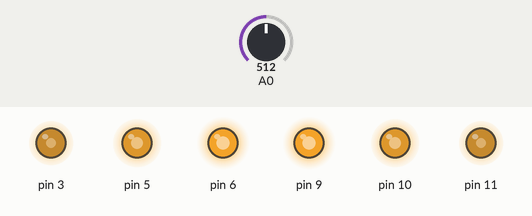
Recording of a sketch running on a simulated Arduino Uno, built with avr-gcc and run on an emulated ATmega328P. Shown: output pins drawn as LEDs (lit = HIGH). Inputs (shaded band) come from the test bench; at power-on: A0 = 512.

Above: at 1.2 s.
1.3 s: A0 set to 716
At 1.7 s:
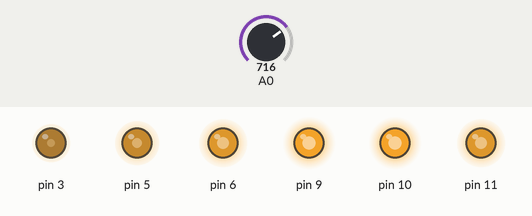
2.8 s: A0 set to 900
At 4.0 s:
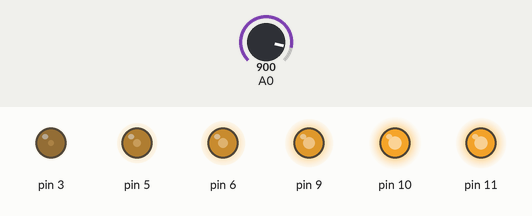
4.3 s: A0 set to 1023
At 5.2 s:
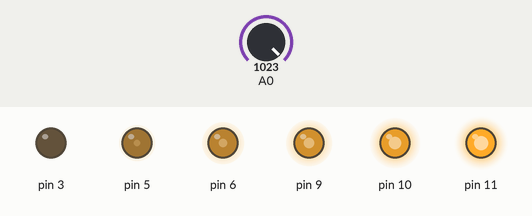
5.8 s: A0 set to 306
At 6.3 s:
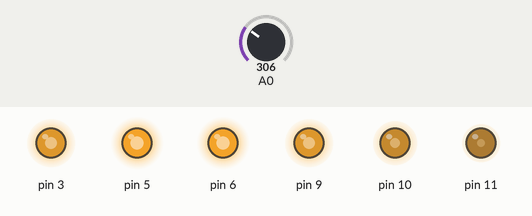
7.3 s: A0 set to 122
At 8.7 s:
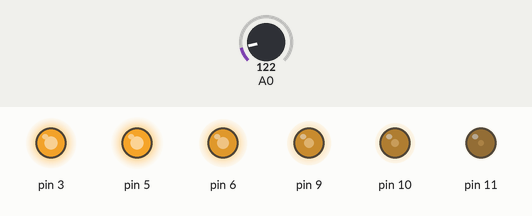
Timing chart, 0 to 9.8 s (numbered marks = the images above; inputs shaded):
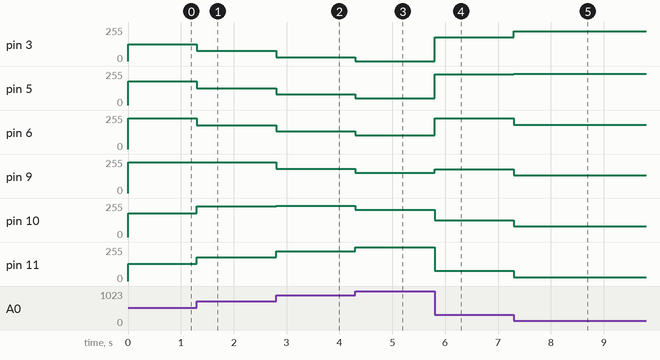

The sketch:

02pot3.ino
```cpp
/*
 * Generated using BlocklyDuino:
 *
 * https://github.com/MediaTek-Labs/BlocklyDuino-for-LinkIt
 *
 * Date: Thu, 29 Sep 2022 02:50:53 GMT
 */
/*  部份程式由吉哥積木產生  */
/*  https://sites.google.com/jes.mlc.edu.tw/ljj/linkit7697  */


int pot = 0;

void setup()
{

  pinMode(3, OUTPUT);
  pinMode(5, OUTPUT);
  pinMode(6, OUTPUT);
  pinMode(9, OUTPUT);
  pinMode(10, OUTPUT);
  pinMode(11, OUTPUT);
}


void loop()
{
  pot = analogRead(A0) / 4;
  analogWrite(3, (255 - (abs((0 - pot)))));
  analogWrite(5, (255 - (abs((51 - pot)))));
  analogWrite(6, (255 - (abs((102 - pot)))));
  analogWrite(9, (255 - (abs((153 - pot)))));
  analogWrite(10, (255 - (abs((204 - pot)))));
  analogWrite(11, (255 - (abs((255 - pot)))));
}
```

Measured:
- after the input at 1.3 s, pin 3: 127/255 → 76/255 at once; pin 5: 178/255 → 127/255 at once; pin 6: 229/255 → 178/255 at once; pin 9: 230/255 → 229/255 at once; pin 10: 179/255 → 230/255 at once
- after the input at 2.8 s, pin 3: 76/255 → 30/255 at once; pin 5: 127/255 → 81/255 at once; pin 6: 178/255 → 132/255 at once; pin 9: 229/255 → 183/255 at once; pin 10: 230/255 → 234/255 at once
- after the input at 4.3 s, pin 3: 30/255 → 0/255 at once; pin 5: 81/255 → 51/255 at once; pin 6: 132/255 → 102/255 at once; pin 9: 183/255 → 153/255 at once; pin 10: 234/255 → 204/255 at once
- after the input at 5.8 s, pin 3: 0/255 → 179/255 at once; pin 5: 51/255 → 230/255 at once; pin 6: 102/255 → 229/255 at once; pin 9: 153/255 → 178/255 at once; pin 10: 204/255 → 127/255 at once
- after the input at 7.3 s, pin 3: 179/255 → 225/255 at once; pin 5: 230/255 → 234/255 at once; pin 6: 229/255 → 183/255 at once; pin 9: 178/255 → 132/255 at once; pin 10: 127/255 → 81/255 at once
